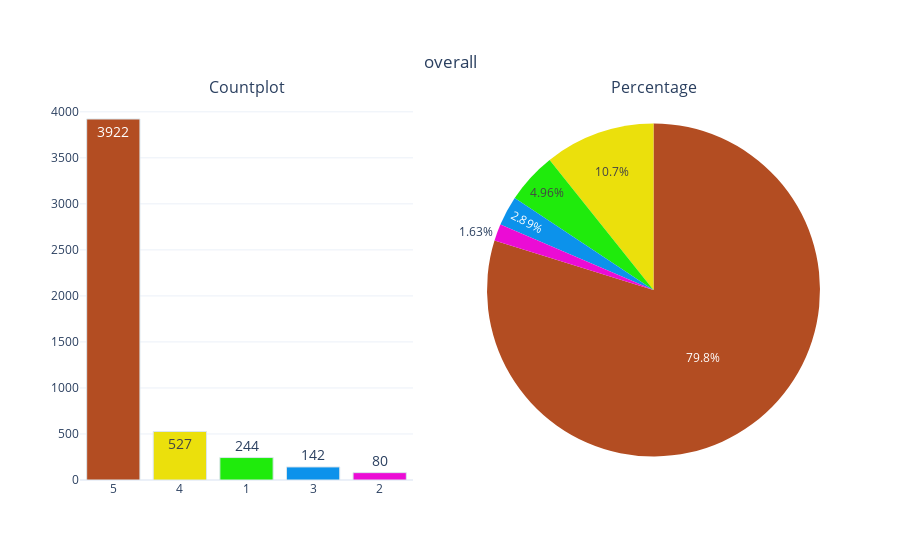

The notebook cell this image was saved under:
### Code cell
constraints = ['#B34D22','#EBE00C','#1FEB0C','#0C92EB','#EB0CD5']
def variable_summary(df, column_name):
    fig = make_subplots(rows=1, cols=2, subplot_titles=('Countplot','Percentage'), specs=[[{"type":"xy"},{'type':'domain'}]])
    fig.add_trace(go.Bar(
        y=df[column_name].value_counts().values.tolist(),
        x=[str(i) for i in df[column_name].value_counts().index],
        text=df[column_name].value_counts().values.tolist(),
        textfont=dict(size=14),
        name=column_name,
        textposition='auto',
        showlegend=False,
        marker=dict(color=constraints, line=dict(color='#DBE6EC', width=1))
    ), row=1, col=1)

    fig.add_trace(go.Pie(
        labels=df[column_name].value_counts().keys(),
        values=df[column_name].value_counts().values,
        textposition='auto',
        showlegend=False,
        name=column_name,
        marker=dict(colors=constraints)
    ), row=1, col=2)

    fig.update_layout(title={'text': column_name, 'y': 0.9, 'x': 0.5, 'xanchor': 'center', 'yanchor': 'top'}, template='plotly_white')
    iplot(fig)

variable_summary(df, 'overall')

### Figure 1 — Plotly figure (JSON) as saved in the notebook; plotly's stock layout.template omitted (floating-point values rounded to 4 significant figures)
{"data": [{"marker": {"color": ["#B34D22", "#EBE00C", "#1FEB0C", "#0C92EB", "#EB0CD5"], "line": {"color": "#DBE6EC", "width": 1}}, "name": "overall", "showlegend": false, "text": ["3922", "527", "244", "142", "80"], "textfont": {"size": 14}, "textposition": "auto", "type": "bar", "x": ["5", "4", "1", "3", "2"], "xaxis": "x", "y": [3922, 527, 244, 142, 80], "yaxis": "y"}, {"domain": {"x": [0.55, 1], "y": [0, 1]}, "labels": [5, 4, 1, 3, 2], "marker": {"colors": ["#B34D22", "#EBE00C", "#1FEB0C", "#0C92EB", "#EB0CD5"]}, "name": "overall", "showlegend": false, "textposition": "auto", "type": "pie", "values": [3922, 527, 244, 142, 80]}], "layout": {"annotations": [{"font": {"size": 16}, "showarrow": false, "text": "Countplot", "x": 0.225, "xanchor": "center", "xref": "paper", "y": 1, "yanchor": "bottom", "yref": "paper"}, {"font": {"size": 16}, "showarrow": false, "text": "Percentage", "x": 0.775, "xanchor": "center", "xref": "paper", "y": 1, "yanchor": "bottom", "yref": "paper"}], "autosize": true, "title": {"text": "overall", "x": 0.5, "xanchor": "center", "y": 0.9, "yanchor": "top"}, "xaxis": {"anchor": "y", "autorange": true, "domain": [0, 0.45], "range": [-0.5, 4.5], "type": "category"}, "yaxis": {"anchor": "x", "autorange": true, "domain": [0, 1], "range": [0, 4128.0], "type": "linear"}}}
